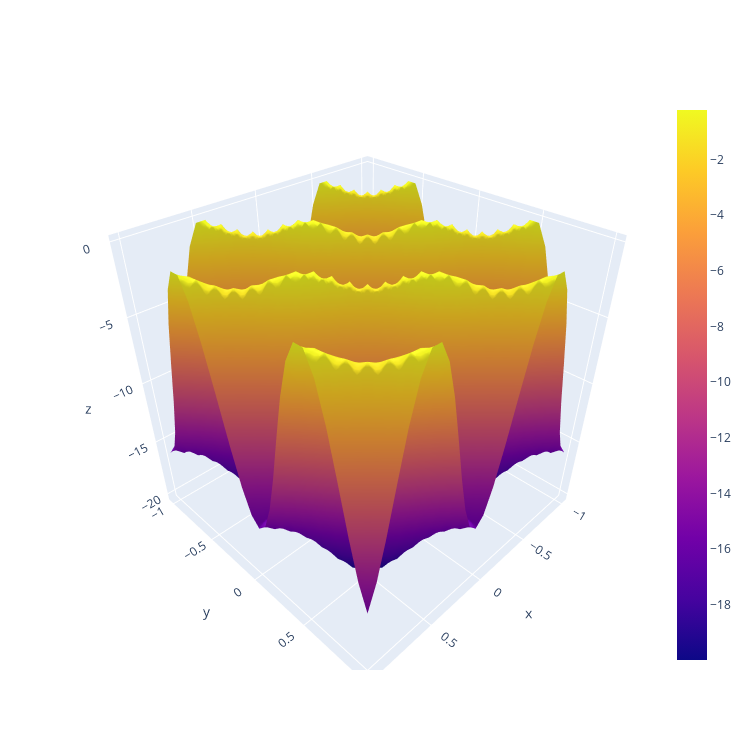

This figure's notebook cell:
### Markdown cell above
## Triangle

### Code cell
potential = compute_potential(4, 8 * RECOIL_ENERGY_532/RECOIL_ENERGY_752, 0)
plot_potential(potential, periods=2)

### Figure 1 — Plotly figure (JSON) as saved in the notebook; plotly's stock layout.template omitted (floating-point values rounded to 4 significant figures; data arrays with more than 128 entries replaced by an {"elided": "..."} marker saying what was removed)
{"data": [{"type": "surface", "x": [-1, -0.931, -0.8621, -0.7931, -0.7241, -0.6552, -0.5862, -0.5172, -0.4483, -0.3793, -0.3103, -0.2414, -0.1724, -0.1034, -0.03448, 0.03448, 0.1034, 0.1724, 0.2414, 0.3103, 0.3793, 0.4483, 0.5172, 0.5862, 0.6552, 0.7241, 0.7931, 0.8621, 0.931, 1], "y": [-1, -0.931, -0.8621, -0.7931, -0.7241, -0.6552, -0.5862, -0.5172, -0.4483, -0.3793, -0.3103, -0.2414, -0.1724, -0.1034, -0.03448, 0.03448, 0.1034, 0.1724, 0.2414, 0.3103, 0.3793, 0.4483, 0.5172, 0.5862, 0.6552, 0.7241, 0.7931, 0.8621, 0.931, 1], "z": {"elided": "30x30 float values"}}], "layout": {"autosize": false, "height": 750, "width": 750}}
